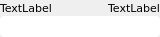
<?xml version="1.0" encoding="UTF-8"?>
<ui version="4.0">
 <class>editboxElement</class>
 <widget class="QWidget" name="editboxElement">
  <property name="geometry">
   <rect>
    <x>0</x>
    <y>0</y>
    <width>160</width>
    <height>37</height>
   </rect>
  </property>
  <property name="sizePolicy">
   <sizepolicy hsizetype="Expanding" vsizetype="Fixed">
    <horstretch>0</horstretch>
    <verstretch>0</verstretch>
   </sizepolicy>
  </property>
  <property name="windowTitle">
   <string>Form</string>
  </property>
  <layout class="QVBoxLayout" name="verticalLayout">
   <property name="spacing">
    <number>0</number>
   </property>
   <property name="leftMargin">
    <number>0</number>
   </property>
   <property name="topMargin">
    <number>0</number>
   </property>
   <property name="rightMargin">
    <number>0</number>
   </property>
   <property name="bottomMargin">
    <number>0</number>
   </property>
   <item>
    <layout class="QHBoxLayout" name="horizontalLayout">
     <property name="spacing">
      <number>0</number>
     </property>
     <property name="topMargin">
      <number>0</number>
     </property>
     <item>
      <widget class="QLabel" name="topLeft">
       <property name="sizePolicy">
        <sizepolicy hsizetype="Expanding" vsizetype="Preferred">
         <horstretch>0</horstretch>
         <verstretch>0</verstretch>
        </sizepolicy>
       </property>
       <property name="font">
        <font>
         <family>DejaVu Sans</family>
         <pointsize>8</pointsize>
         <weight>50</weight>
         <bold>false</bold>
        </font>
       </property>
       <property name="styleSheet">
        <string notr="true"/>
       </property>
       <property name="text">
        <string>TextLabel</string>
       </property>
      </widget>
     </item>
     <item>
      <widget class="QLabel" name="topRight">
       <property name="sizePolicy">
        <sizepolicy hsizetype="Expanding" vsizetype="Preferred">
         <horstretch>0</horstretch>
         <verstretch>0</verstretch>
        </sizepolicy>
       </property>
       <property name="font">
        <font>
         <family>DejaVu Sans</family>
         <pointsize>8</pointsize>
        </font>
       </property>
       <property name="styleSheet">
        <string notr="true"/>
       </property>
       <property name="text">
        <string>TextLabel</string>
       </property>
       <property name="alignment">
        <set>Qt::AlignRight|Qt::AlignTrailing|Qt::AlignVCenter</set>
       </property>
      </widget>
     </item>
    </layout>
   </item>
   <item>
    <widget class="QLineEdit" name="editbox">
     <property name="font">
      <font>
       <family>DejaVu Sans Mono</family>
      </font>
     </property>
     <property name="cursor">
      <cursorShape>SplitHCursor</cursorShape>
     </property>
     <property name="styleSheet">
      <string notr="true">QLineEdit {
	color: white;
	border: 0px solid rgba(255, 255, 255, 102);
	border-radius: 4px;
	padding: 2px;
}</string>
     </property>
     <property name="inputMask">
      <string/>
     </property>
     <property name="text">
      <string/>
     </property>
     <property name="maxLength">
      <number>32767</number>
     </property>
     <property name="alignment">
      <set>Qt::AlignLeading|Qt::AlignLeft|Qt::AlignVCenter</set>
     </property>
     <property name="readOnly">
      <bool>false</bool>
     </property>
    </widget>
   </item>
  </layout>
 </widget>
 <resources/>
 <connections/>
</ui>
